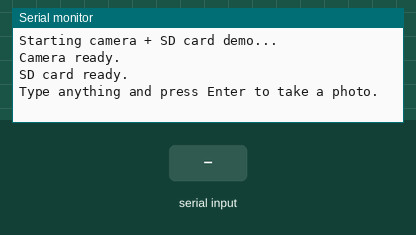
A sketch run on a simulated ESP32. On the bench: the last lines printed to the serial monitor. Inputs (shaded band) come from the test bench. Storage starts empty; the camera gives no picture.

Above: at 1.5 s.
1.6 s: "1" received over Serial
At 2.0 s:
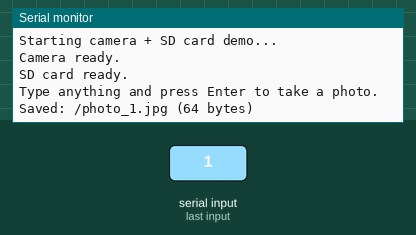
3.1 s: "0" received over Serial
At 4.3 s:
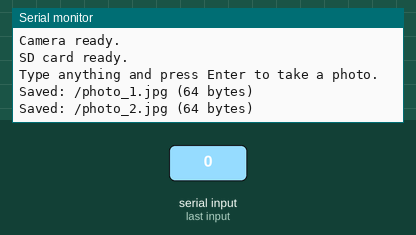
4.6 s: "2" received over Serial
At 5.5 s:
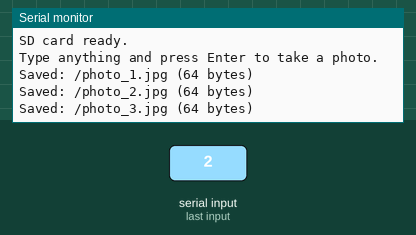

Measured:
- after the input at 1.6 s, the serial monitor: prints a new line after 0.07 s (image 1)
- after the input at 3.1 s, the serial monitor: prints a new line after 0.07 s (image 2)
- after the input at 4.6 s, the serial monitor: prints a new line after 0.07 s (image 3)

The sketch:

04_photo_capture_sd.ino
```cpp
/*
  ESP32-CAM - Example 04
  Take a Photo and Save it to microSD

  Target:
  Common AI-Thinker ESP32-CAM + OV2640

  What it does:
  - Initializes the camera and the microSD card
  - Every time you send anything in the Serial Monitor, it takes
    one photo and saves it as /photo_1.jpg, /photo_2.jpg, ...

  Before uploading:
  1. Insert a FAT32-formatted microSD card (32GB or smaller works best)
  2. Select board: "AI Thinker ESP32-CAM"
  3. Partition Scheme: "Huge APP (3MB No OTA/1MB SPIFFS)"
  4. PSRAM: Enabled
  5. Use the IO0-to-GND method to enter upload mode
*/

#include "esp_camera.h"
#include "FS.h"
#include "SD_MMC.h"
#include "soc/soc.h"
#include "soc/rtc_cntl_reg.h"

// -------------------------------
// AI-Thinker ESP32-CAM camera pins
// -------------------------------
#define PWDN_GPIO_NUM     32
#define RESET_GPIO_NUM    -1
#define XCLK_GPIO_NUM      0
#define SIOD_GPIO_NUM     26
#define SIOC_GPIO_NUM     27

#define Y9_GPIO_NUM       35
#define Y8_GPIO_NUM       34
#define Y7_GPIO_NUM       39
#define Y6_GPIO_NUM       36
#define Y5_GPIO_NUM       21
#define Y4_GPIO_NUM       19
#define Y3_GPIO_NUM       18
#define Y2_GPIO_NUM        5

#define VSYNC_GPIO_NUM    25
#define HREF_GPIO_NUM     23
#define PCLK_GPIO_NUM     22

int pictureNumber = 0;

bool initCamera() {
  camera_config_t config;
  config.ledc_channel = LEDC_CHANNEL_0;
  config.ledc_timer = LEDC_TIMER_0;

  config.pin_d0 = Y2_GPIO_NUM;
  config.pin_d1 = Y3_GPIO_NUM;
  config.pin_d2 = Y4_GPIO_NUM;
  config.pin_d3 = Y5_GPIO_NUM;
  config.pin_d4 = Y6_GPIO_NUM;
  config.pin_d5 = Y7_GPIO_NUM;
  config.pin_d6 = Y8_GPIO_NUM;
  config.pin_d7 = Y9_GPIO_NUM;

  config.pin_xclk = XCLK_GPIO_NUM;
  config.pin_pclk = PCLK_GPIO_NUM;
  config.pin_vsync = VSYNC_GPIO_NUM;
  config.pin_href = HREF_GPIO_NUM;

  config.pin_sscb_sda = SIOD_GPIO_NUM;
  config.pin_sscb_scl = SIOC_GPIO_NUM;

  config.pin_pwdn = PWDN_GPIO_NUM;
  config.pin_reset = RESET_GPIO_NUM;

  config.xclk_freq_hz = 20000000;
  config.pixel_format = PIXFORMAT_JPEG;

  if (psramFound()) {
    config.frame_size = FRAMESIZE_UXGA; // higher quality, needs PSRAM
    config.jpeg_quality = 10;
    config.fb_count = 2;
  } else {
    config.frame_size = FRAMESIZE_SVGA;
    config.jpeg_quality = 12;
    config.fb_count = 1;
  }

  esp_err_t err = esp_camera_init(&config);
  if (err != ESP_OK) {
    Serial.printf("Camera init failed with error 0x%x\n", err);
    return false;
  }
  return true;
}

void takeAndSavePhoto() {
  camera_fb_t *fb = esp_camera_fb_get();

  if (!fb) {
    Serial.println("Camera capture failed.");
    return;
  }

  pictureNumber++;
  String path = "/photo_" + String(pictureNumber) + ".jpg";

  File file = SD_MMC.open(path.c_str(), FILE_WRITE);

  if (!file) {
    Serial.println("Failed to open file on SD card for writing.");
  } else {
    file.write(fb->buf, fb->len);
    Serial.printf("Saved: %s (%u bytes)\n", path.c_str(), fb->len);
  }

  file.close();
  esp_camera_fb_return(fb);
}

void setup() {
  // Helps prevent random resets on marginal power supplies while
  // camera + SD card are both active. Fix your power supply first —
  // see docs/troubleshooting.md — this just avoids a hard crash.
  WRITE_PERI_REG(RTC_CNTL_BROWN_OUT_REG, 0);

  Serial.begin(115200);
  Serial.println();
  Serial.println("Starting camera + SD card demo...");

  if (!initCamera()) {
    Serial.println("Halting - fix camera init error above before continuing.");
    while (true) { delay(1000); }
  }
  Serial.println("Camera ready.");

  if (!SD_MMC.begin()) {
    Serial.println("SD card mount failed. Is it inserted and FAT32 formatted?");
    while (true) { delay(1000); }
  }
  Serial.println("SD card ready.");

  Serial.println();
  Serial.println("Type anything and press Enter to take a photo.");
}

void loop() {
  if (Serial.available()) {
    while (Serial.available()) { Serial.read(); } // clear the input buffer
    takeAndSavePhoto();
  }
}
```
